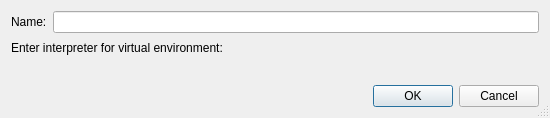
<?xml version="1.0" encoding="UTF-8"?>
<ui version="4.0">
 <class>VirtualenvInterpreterSelectionDialog</class>
 <widget class="QDialog" name="VirtualenvInterpreterSelectionDialog">
  <property name="geometry">
   <rect>
    <x>0</x>
    <y>0</y>
    <width>550</width>
    <height>118</height>
   </rect>
  </property>
  <property name="windowTitle">
   <string>Add Virtual Environment</string>
  </property>
  <property name="sizeGripEnabled">
   <bool>true</bool>
  </property>
  <layout class="QVBoxLayout" name="verticalLayout">
   <item>
    <layout class="QHBoxLayout" name="horizontalLayout">
     <item>
      <widget class="QLabel" name="label_2">
       <property name="text">
        <string>Name:</string>
       </property>
      </widget>
     </item>
     <item>
      <widget class="QLineEdit" name="nameEdit">
       <property name="readOnly">
        <bool>true</bool>
       </property>
      </widget>
     </item>
    </layout>
   </item>
   <item>
    <widget class="QLabel" name="label">
     <property name="text">
      <string>Enter interpreter for virtual environment:</string>
     </property>
    </widget>
   </item>
   <item>
    <widget class="EricComboPathPicker" name="pythonExecPicker" native="true">
     <property name="sizePolicy">
      <sizepolicy hsizetype="Expanding" vsizetype="Preferred">
       <horstretch>0</horstretch>
       <verstretch>0</verstretch>
      </sizepolicy>
     </property>
     <property name="focusPolicy">
      <enum>Qt::WheelFocus</enum>
     </property>
     <property name="toolTip">
      <string>Enter the Python interpreter of the virtual environment</string>
     </property>
    </widget>
   </item>
   <item>
    <widget class="QDialogButtonBox" name="buttonBox">
     <property name="orientation">
      <enum>Qt::Horizontal</enum>
     </property>
     <property name="standardButtons">
      <set>QDialogButtonBox::Cancel|QDialogButtonBox::Ok</set>
     </property>
    </widget>
   </item>
  </layout>
 </widget>
 <customwidgets>
  <customwidget>
   <class>EricComboPathPicker</class>
   <extends>QWidget</extends>
   <header>EricWidgets/EricPathPicker.h</header>
   <container>1</container>
  </customwidget>
 </customwidgets>
 <tabstops>
  <tabstop>nameEdit</tabstop>
 </tabstops>
 <resources/>
 <connections>
  <connection>
   <sender>buttonBox</sender>
   <signal>accepted()</signal>
   <receiver>VirtualenvInterpreterSelectionDialog</receiver>
   <slot>accept()</slot>
   <hints>
    <hint type="sourcelabel">
     <x>248</x>
     <y>254</y>
    </hint>
    <hint type="destinationlabel">
     <x>157</x>
     <y>274</y>
    </hint>
   </hints>
  </connection>
  <connection>
   <sender>buttonBox</sender>
   <signal>rejected()</signal>
   <receiver>VirtualenvInterpreterSelectionDialog</receiver>
   <slot>reject()</slot>
   <hints>
    <hint type="sourcelabel">
     <x>316</x>
     <y>260</y>
    </hint>
    <hint type="destinationlabel">
     <x>286</x>
     <y>274</y>
    </hint>
   </hints>
  </connection>
 </connections>
</ui>
